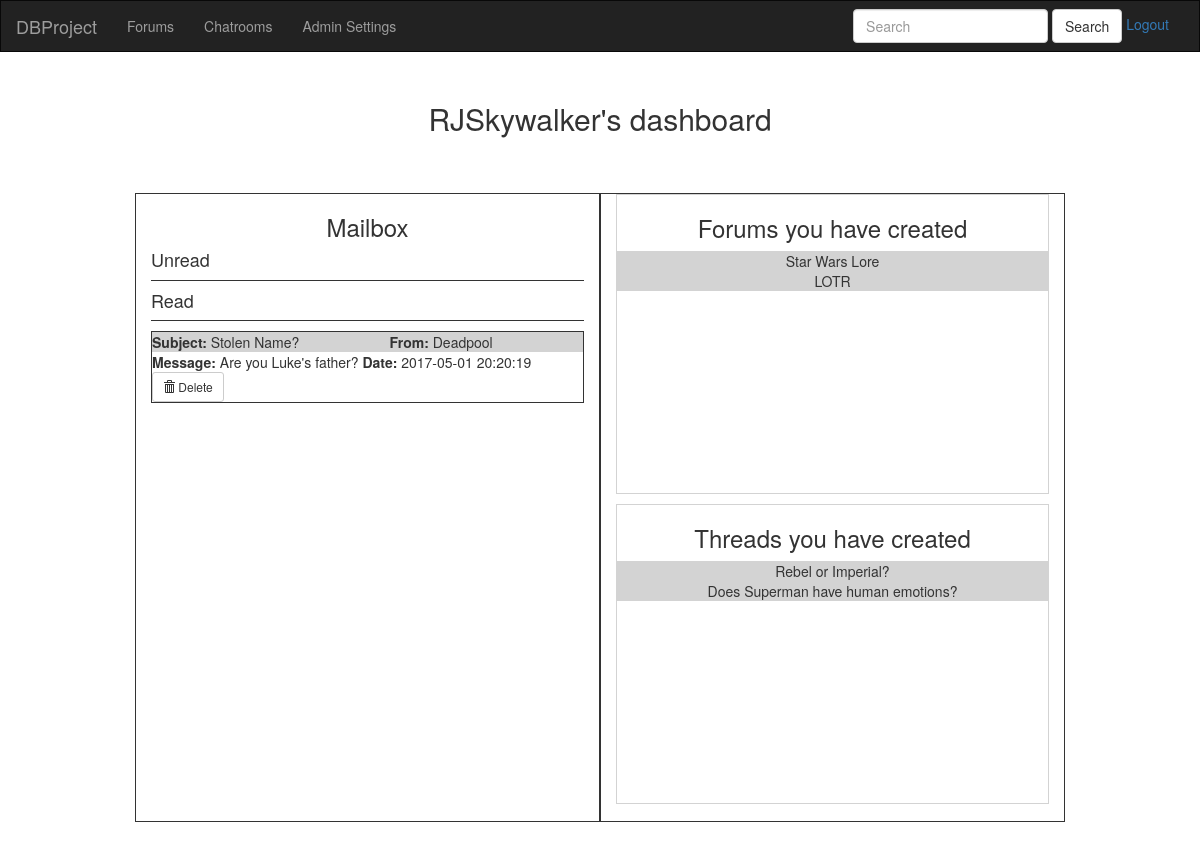
/dashboard.php (signed in), run on the app's committed database.
### tables this page shows
CREATE TABLE `Mailbox` (
  `msgId` int(11) NOT NULL AUTO_INCREMENT,
  `Subject` varchar(45) NOT NULL,
  `msgText` text,
  `Status` enum('read','unread') NOT NULL DEFAULT 'unread',
  `msgDate` datetime NOT NULL DEFAULT CURRENT_TIMESTAMP,
  `Sender` varchar(45) NOT NULL,
  `Receiver` varchar(45) NOT NULL,
  PRIMARY KEY (`msgId`),
  KEY `Sender_idx` (`Sender`),
  KEY `Receiver_idx` (`Receiver`),
  KEY `msg_status_idx` (`Status`),
  CONSTRAINT `Receiver` FOREIGN KEY (`Receiver`) REFERENCES `User` (`Username`) ON DELETE NO ACTION ON UPDATE NO ACTION,
  CONSTRAINT `Sender` FOREIGN KEY (`Sender`) REFERENCES `User` (`Username`) ON DELETE NO ACTION ON UPDATE NO ACTION
);

CREATE TABLE `Forum` (
  `ForumId` int(11) NOT NULL AUTO_INCREMENT,
  `ForumName` varchar(20) NOT NULL,
  `Status` enum('open','closed','request') NOT NULL DEFAULT 'request',
  `Description` text,
  `StartModerator` varchar(20) NOT NULL,
  `Picture` blob,
  PRIMARY KEY (`ForumId`),
  KEY `forum_status_idx` (`Status`),
  KEY `start_moderator_idx` (`StartModerator`),
  CONSTRAINT `start_moderator_fk` FOREIGN KEY (`StartModerator`) REFERENCES `User` (`Username`) ON DELETE NO ACTION ON UPDATE NO ACTION
);

CREATE TABLE `Thread` (
  `forumNo` int(11) NOT NULL,
  `title` varchar(45) NOT NULL,
  `status` enum('open','closed') NOT NULL DEFAULT 'open',
  `createDate` datetime NOT NULL DEFAULT CURRENT_TIMESTAMP,
  `startUser` varchar(45) NOT NULL,
  `ranking` int(11) DEFAULT NULL,
  `threadID` int(11) NOT NULL AUTO_INCREMENT,
  KEY `forumNo_idx` (`forumNo`),
  KEY `startUser_idx` (`startUser`),
  KEY `threadID_idx` (`threadID`),
  CONSTRAINT `forumNo_k` FOREIGN KEY (`forumNo`) REFERENCES `Forum` (`ForumId`) ON DELETE NO ACTION ON UPDATE NO ACTION,
  CONSTRAINT `startUser_k` FOREIGN KEY (`startUser`) REFERENCES `User` (`Username`) ON DELETE NO ACTION ON UPDATE NO ACTION
);

### dashboard.php (the view, shortened to what this page needs)
<!DOCTYPE html>
<html lang="en">
<head>
  <?php include('header.php');?>
</head>
<body>
  <div class="flex-container" id="mailbox">
    <?php
      echo '<h2 style="text-align:center;">'.$_SESSION['user'].'\'s dashboard</h2>';
    ?>
    <div class="row">
      <div class="col-sm-6" id="messages" style="overflow:scroll;border-style:solid;border-width:thin;">
        <h3>Mailbox</h3>
        <div id="unread">
          <div style="text-align:left;border-bottom-style:solid;border-width:1px;100%;"><h4>Unread</h4></div>
          <?php
            $status = "unread";
            $stmt = $db->prepare("SELECT Subject, Sender, Receiver, msgDate, msgText, msgId FROM Mailbox WHERE Receiver = ? AND Status = ?");
            $stmt->bind_param("ss", $_SESSION['user'], $status);
            $stmt->execute();
            $stmt->bind_result($subject, $sender, $receiver, $date, $text, $id);
          ?>
        </div>
        <div id="read">
          <div style="text-align:left;border-bottom-style:solid;border-width:1px;100%;"><h4>Read</h4></div>
          <?php
            $status = "read";
            $stmt = $db->prepare("SELECT Subject, Sender, Receiver, msgDate, msgText FROM Mailbox WHERE Receiver = ? AND Status = ?");
            $stmt->bind_param("ss", $_SESSION['user'], $status);
            $stmt->execute();
            $stmt->bind_result($subject, $sender, $receiver, $date, $text);
            while ($stmt->fetch() == TRUE) {
              echo '<p><div style="border-width:thin;border-style:solid;">
              <div id="messageInfo" style="background-color:lightgrey;width:100%;">
              <span class="pull-left"><span><strong>Subject:  </strong>'.$subject.'</span></span>
              <span><strong>From: </strong>'.$sender.'</span>
              </div>
              <div id="messageText" style="text-align:left;">
              <span><strong>Message: </strong>'.$text.'</span>
              <span><strong>Date: </strong>'.$date.'</span>
              <button type="button" class="btn btn-default btn-sm"><span class="glyphicon glyphicon-trash"></span>  Delete</button>
              </div>
              </div>';
            }
          ?>
        </div>
      </div>
      <div class="col-sm-6" id="forumContributions" style="border-style:solid;border-width:thin;">
        <div id="dashboardForums" style="overflow:scroll; height:300px;border-style:solid;border-width:thin;border-color:lightgrey;">
          <h3>Forums you have created</h3>
          <?php
            $stmt = $db->prepare("SELECT ForumName, ForumId FROM Forum WHERE StartModerator = ?");
            $stmt->bind_param("s", $_SESSION['user']);
            $stmt->execute();
            $stmt->bind_result($forumName, $id);
            while ($stmt->fetch() == TRUE) {
              echo '<div style="background-color:lightgrey;">'.$forumName.'</div>';
            }
          ?>
        </div>
        <p>
        <div id="dashboardThreads" style="overflow:scroll; height:300px;border-style:solid;border-width:thin;border-color:lightgrey;">
          <h3>Threads you have created</h3>
          <?php
            $status = 'open';
            $stmt = $db->prepare("SELECT Title, ForumNo FROM Thread WHERE StartUser = ? AND Status = ?");
            $stmt->bind_param("ss", $_SESSION['user'], $status);
            $stmt->execute();
            $stmt->bind_result($title, $id);
            while ($stmt->fetch() == TRUE) {
              echo '<div style="background-color:lightgrey;">'.$title.'</div>';
            }
          ?>
        </div>
      </div>
  </div>
</body>
</html>

### stylesheet/styles.css (style rules this page uses)
html,body { height:100%; }
.flex-container { display: -webkit-flex; display: flex; -webkit-flex-flow: row wrap; flex-flow: row wrap; text-align: center; padding-left: 50px; padding-right: 50px; padding-top: 15px; padding-bottom: 15px; }
.flex-container > * { padding: 15px; -webkit-flex: 1 100%; flex: 1 100%; padding-left: 100px; padding-right: 100px; }
#mailbox, #messages, #forumContributions { height:100%; }

### data on the page
mailbox: Subject "Stolen Name?", Sender "Deadpool", msgText "Are you Luke's father?", msgDate "2017-05-01 20:20:19"
forum: ForumName "Star Wars Lore"
forum: ForumName "LOTR"
thread: title "Rebel or Imperial?"
thread: title "Does Superman have human emotions?"

### other printed values
$_SESSION['user'] "RJSkywalker"
